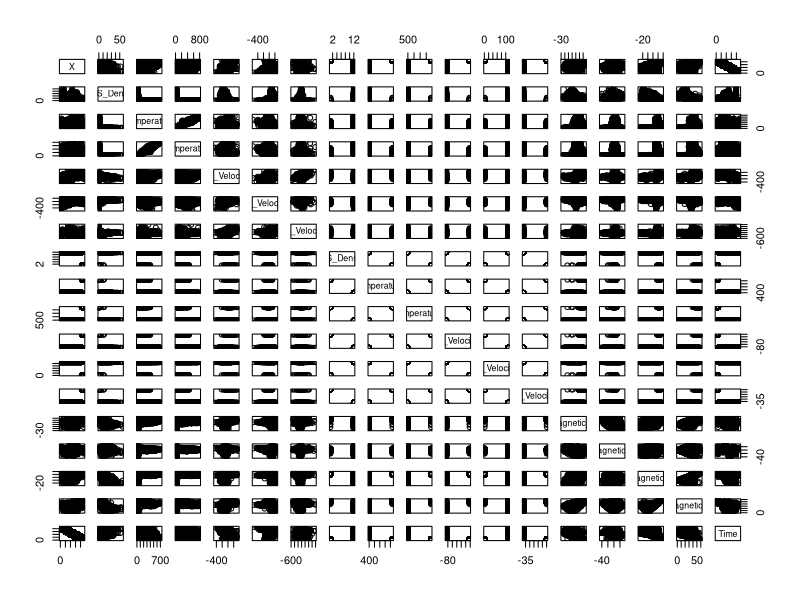

The R source for this figure:
library(zoo) # For apply.rolling

deal <- function (z) sd(z)

data <- read.csv("mms_20151016.csv")
plot(data)
datai <- data[,c("DES_Density", "DES_Temperature_para", "DES_Temperature_perp"
                 , "FGM_Magnetic_Field_w", "FGM_Magnetic_Field_x"
                 , "FGM_Magnetic_Field_y", "FGM_Magnetic_Field_z")]
windows <- as.data.frame(rollapply(datai, 15, FUN = sd))

#which.max

sorted <- order(windows$FGM_Magnetic_Field_w, decreasing=TRUE)

# Take top N, depending on data limit.
# Overlap problems?